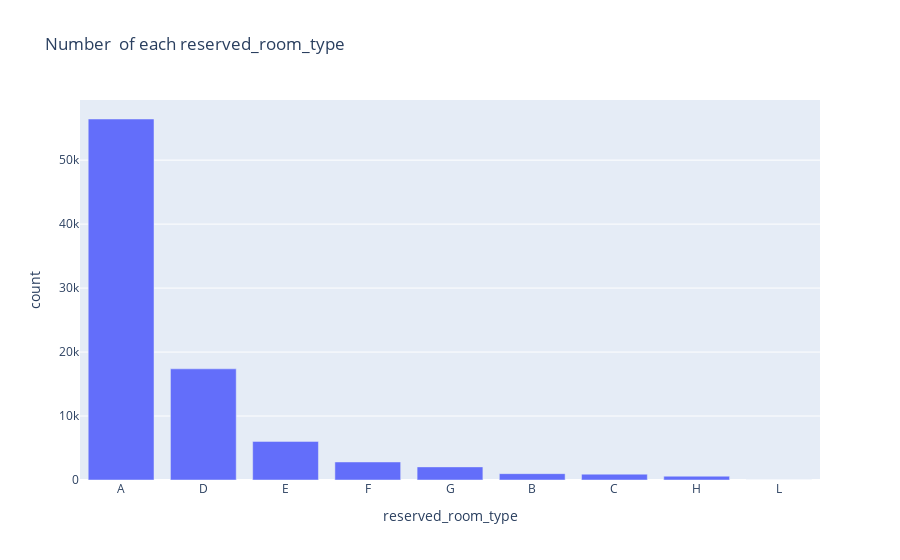

Notebook source saved alongside this figure:
### Code cell
px.bar(df_reserved_room,x='reserved_room_type',y='count',  title='Number  of each reserved_room_type ')

### Figure 1 — Plotly figure (JSON) as saved in the notebook; plotly's stock layout.template omitted (floating-point values rounded to 4 significant figures)
{"data": [{"alignmentgroup": "True", "hovertemplate": "reserved_room_type=%{x}<br>count=%{y}<extra></extra>", "legendgroup": "", "marker": {"color": "#636efa", "pattern": {"shape": ""}}, "name": "", "offsetgroup": "", "orientation": "v", "showlegend": false, "textposition": "auto", "type": "bar", "x": ["A", "D", "E", "F", "G", "B", "C", "H", "L"], "xaxis": "x", "y": [56430, 17376, 6035, 2820, 2050, 992, 914, 596, 6], "yaxis": "y"}], "layout": {"barmode": "relative", "legend": {"tracegroupgap": 0}, "title": {"text": "Number  of each reserved_room_type "}, "xaxis": {"anchor": "y", "domain": [0, 1], "title": {"text": "reserved_room_type"}}, "yaxis": {"anchor": "x", "domain": [0, 1], "title": {"text": "count"}}}}
